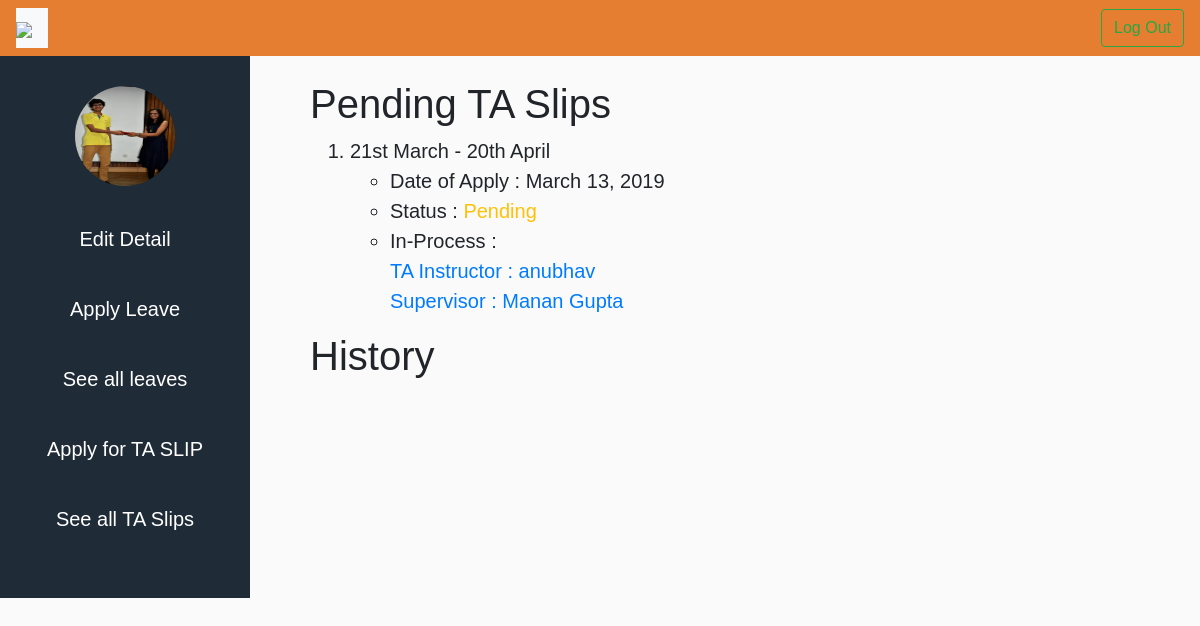
/leave/slips/info/8 (signed in), run on the app's committed database.
### leave_portal/models.py (models this page shows, shortened)
class Student(models.Model):
    user = models.OneToOneField(CustomUser, on_delete=models.CASCADE, related_name='students')
    name = models.CharField(max_length=200, blank=True, default="")
    profile_pic = models.ImageField(upload_to='student', blank=True, null=True)
    roll_no = models.CharField(max_length=128, blank=False, default=" ", unique=True)
    gender = models.CharField(max_length=30, choices=GENDER, blank=False)
    webmail = models.CharField(max_length=128, blank=False, unique=True)
    course = models.CharField(max_length=128, choices=COURSE, blank=True)
    acedemic_year = models.IntegerField(choices=ACADEMIC_YEAR, default=0)
    present_semester = models.IntegerField(choices=SEMESTER, null=True, blank=True)
    hostel_name = models.CharField(max_length=255, choices=HOSTEL_CHOICES, blank=True, default="")
    room_number = models.CharField(max_length=10, blank=True, default="")
    mob_number = models.CharField(max_length=15, blank=False, default=" ")
    emergency_mob_num = models.CharField(max_length=15, blank=True, default=" ")
    TA_instructor = models.ForeignKey(Faculty,max_length=200,on_delete=models.CASCADE , related_name='TA')
    Supervisor_1 = models.ForeignKey(Faculty, max_length=200,on_delete=models.CASCADE , related_name='Supervisor')
    Ordinary = models.IntegerField( blank=False, default=15)
    Ordinary1 = models.IntegerField( blank=False, default=15)
    Medical = models.IntegerField( blank=False, default=15)
    Acedemic = models.IntegerField( blank=False, default=30)
    Maternity = models.IntegerField( blank=False, default=135)
    Paternity = models.IntegerField( blank=False, default=15)
    class Meta:
        ordering =['roll_no']

class TASlip (models.Model):
    student = models.ForeignKey(Student, on_delete=models.CASCADE, related_name='taSlip')
    startingMonth = models.CharField(max_length=100 , choices = MONTHS)
    endingMonth = models.CharField(max_length=100 , choices = MONTHS)
    flag = models.IntegerField(default=0)
    ApprovedStatus = models.CharField(max_length=100,choices=STATUS,default="pending")
    DateOfApply = models.DateField(default=datetime.now)

class Authorized(models.Model):
    name = models.CharField(max_length=200, blank=True, default="")
    profile_pic = models.ImageField(upload_to='faculty', blank=True, null=True, default=" ")
    webmail = models.CharField(max_length=128, blank=False)
    mob_num = models.CharField(max_length=128, blank=False)
    class Meta:
        abstract = True
    def __str__(self):
            return self.name

class Faculty(Authorized):
    user = models.OneToOneField(CustomUser, on_delete=models.CASCADE, related_name='faculty')
    faculty_id = models.CharField(max_length=128, blank=False)

### leave_portal/views.py (the view)
# urls.py: path('slips/info/<int:pk>' , views.SlipsPortal , name="TASlipPortal"),
def SlipsPortal(request , pk ):
    student = models.Student.objects.get(user=request.user)
    forms = models.TASlip.objects.filter(student=student).order_by('-DateOfApply')
    return render(request,'leave_portal/studentTASlipsInfo.html',{'user':request.user , 'student':student, 'forms':forms})

### leave_portal/templates/leave_portal/studentTASlipsInfo.html (shortened to what this page needs)
{% extends "base_generic.html" %}
{% load static %}
{% block css %}
  <link rel="stylesheet" href="{% static 'leave_portal/css/stud_dashboard.css' %}">
{% endblock %}
{% block content %}
<div class="wrapper">
  <nav id="sidebar">
      <ul class="list-unstyled components">
        <p><img class="profile" src="/media/{{student.profile_pic}}" ></p>
        <a href="{% url 'leave_portal:stud_detail_update' student.id %}"><p class="options">Edit Detail</p></a>
        <a href="{% url 'leave_portal:apply_leave' student.id %}"><p class="options">Apply Leave</p></a>
        <a href="{% url 'leave_portal:LeavePortal' student.id %}"><p class="options">See all leaves</p></a>
        <a href="{% url 'leave_portal:apply_ta_slip' student.id %}"><p class="options">Apply for TA SLIP</p></a>
        <a href="{% url 'leave_portal:TASlipPortal' student.id %}"><p class="options">See all TA Slips</p></a>
      </ul>
  </nav>
    <div id="page-content-wrapper">
        <h1>Pending TA Slips</h1>
        {% if forms %}
        <ol>
          {% for form in forms %}
            {% if form.ApprovedStatus == 'pending' %}
              <li> 21st {{ form.startingMonth}}  - 20th {{form.endingMonth}}</li>
              <ul>
              <li>Date of Apply : {{form.DateOfApply}}</li>
              <li>Status :<span class ="text-warning"> Pending</span></li>
              <li>In-Process :<span class= "text-primary">
                <br>
              {% if form.flag == 0 %}
                TA Instructor : {{ student.TA_instructor }}  <br>
                Supervisor : {{ student.Supervisor_1 }}
              {% elif form.flag == 1 %}
                TA/Instructor :  {{ student.TA_instructor }}
              {% elif form.flag == 2 %}
                Supervisor : {{ student.Supervisor_1 }}
              {% elif form.flag == 3 %}
                Staff
              {% endif %}
            </span>
            </li>
            </ul>
            {% endif %}
          {% endfor %}
        </ol>
        {% else %}
          <p class="text-info"> Sorry but you have no forms pending!!! </p>
        {% endif %}
        <h1>History</h1>
    </div>
</div>
{% endblock%}

### leave_portal/static/leave_portal/css/styles.css (style rules this page uses)
body { font-family: 'Lato', 'sans-serif'; }

### leave_portal/static/leave_portal/css/stud_dashboard.css (style rules this page uses)
body { font-family: 'Poppins', sans-serif; background: #fafafa; }
p { font-family: 'Poppins', sans-serif; font-size: 1.1em; font-weight: 300; line-height: 1.7em; color: #999; }
.profile { border-radius: 50%; height:100px; width:100px; }
#page-content-wrapper { padding-left:5%; padding-top:2%; font-size: 20px; width:60%; }
.components { text-align: center !important; }
a, a:hover, a:focus { color: inherit; text-decoration: none; transition: all 0.3s; }
.wrapper { display: flex; align-items: stretch; height: 100% !important; }
#sidebar { min-width: 250px; background-color: rgb(31, 43, 55); }
#sidebar { color: #fff!important; transition: all 0.3s; }
#sidebar ul.components { padding: 20px 0; }
#sidebar ul p { color: #fff !important; padding: 10px; font-size: 20px; }

### data on the page
Student: profile_pic (picture), TA_instructor "anubhav", Supervisor_1 "Manan Gupta"
TASlip: startingMonth "March", endingMonth "April", DateOfApply "March 13, 2019"
